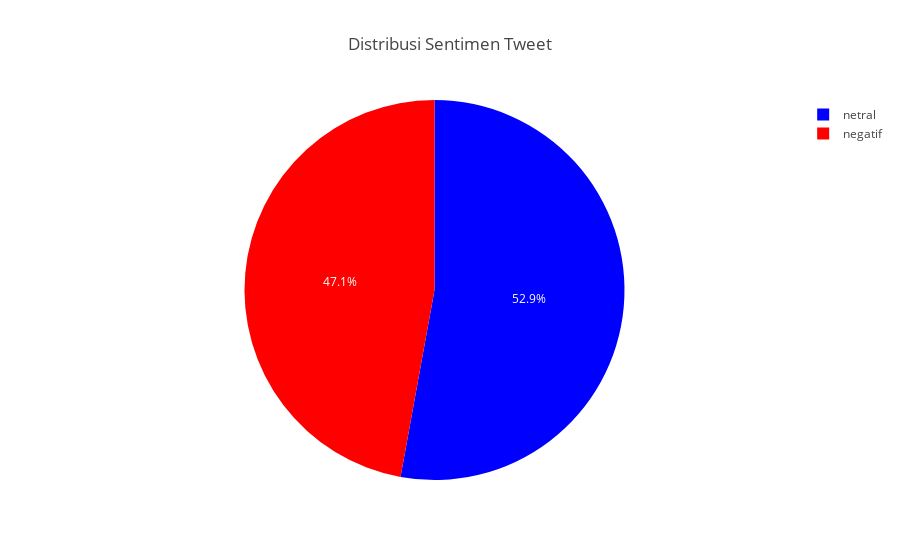
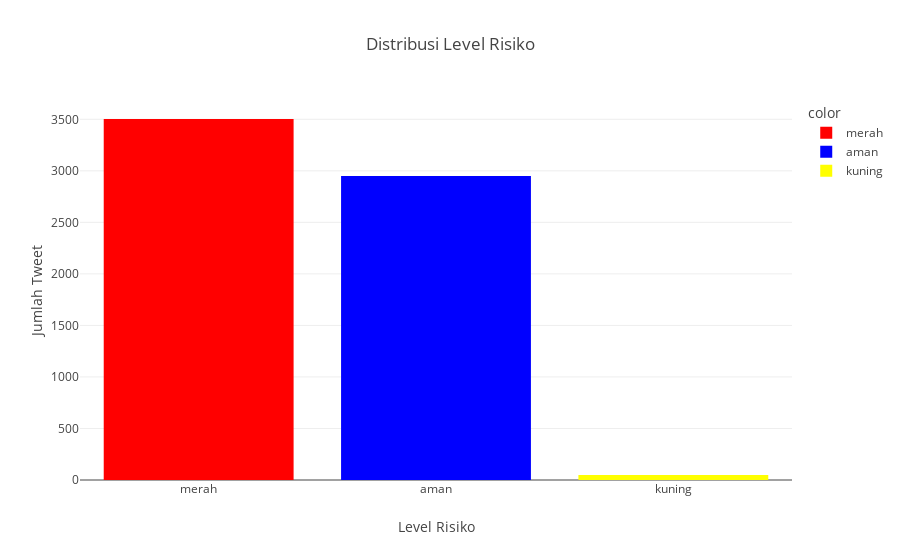
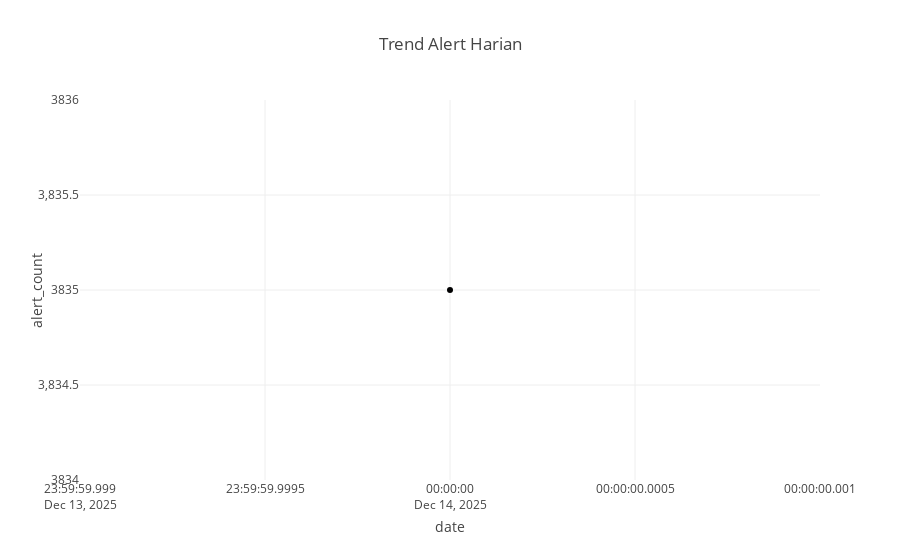

The cell these charts' notebook holds for them, in order:
### Markdown cell above
# ## Fungsi Utama untuk Menjalankan Semua

### Code cell
def run_complete_system():
    """Jalankan seluruh sistem dari awal hingga akhir"""
    print("=" * 60)
    print("SISTEM DETEKSI BULLYING - WEB SCRAPING & NLP")
    print("=" * 60)
    
    # Jalankan pipeline utama
    result = main_pipeline()
    
    if result:
        db, processed_tweets, alerts, cctv_logs, schools_data = result
        
        # Buat visualisasi
        print("\n" + "=" * 60)
        print("MEMBUAT VISUALISASI DAN DASHBOARD")
        print("=" * 60)
        
        tweets_df, cctv_df, alerts_df, schools_df = create_visualizations(db)
        
        # Buat dashboard Streamlit
        print("\n" + "=" * 60)
        print("MEMBUAT DASHBOARD STREAMLIT")
        print("=" * 60)
        
        create_streamlit_dashboard()
        
        # Tampilkan ringkasan
        print("\n" + "=" * 60)
        print("RINGKASAN HASIL")
        print("=" * 60)
        
        if not tweets_df.empty:
            print(f"\n📊 ANALISIS TWEET:")
            print(f"   • Total tweet diproses: {len(tweets_df)}")
            print(f"   • Sentimen negatif: {len(tweets_df[tweets_df['sentiment'] == 'negatif'])}")
            print(f"   • Bullying terdeteksi: {len(tweets_df[tweets_df['bullying_detected'] == True])}")
            print(f"   • Risk Level Merah: {len(tweets_df[tweets_df['risk_level'] == 'merah'])}")
            print(f"   • Risk Level Kuning: {len(tweets_df[tweets_df['risk_level'] == 'kuning'])}")
        
        if not cctv_df.empty:
            print(f"\n📹 DATA CCTV:")
            print(f"   • Total log CCTV: {len(cctv_df)}")
            print(f"   • Anomali terdeteksi: {len(cctv_df[cctv_df['is_anomaly'] == True])}")
            print(f"   • Warning Merah: {len(cctv_df[cctv_df['warning_level'] == 'merah'])}")
        
        if not alerts_df.empty:
            print(f"\n🚨 ALERT SISTEM:")
            print(f"   • Total alert: {len(alerts_df)}")
            print(f"   • Alert aktif (status new): {len(alerts_df[alerts_df['status'] == 'new'])}")
        
        print("\n" + "=" * 60)
        print("NEXT STEPS:")
        print("1. Jalankan dashboard: streamlit run dashboard_bullying.py")
        print("2. Buka browser ke http://localhost:8501")
        print("3. Dashboard akan menampilkan data real-time dari MongoDB")
        print("=" * 60)
        
        return True
    
    return False

# %% [markdown]
# ## 12. Eksekusi Sistem

# %%
if __name__ == "__main__":
    # Jalankan sistem lengkap
    success = run_complete_system()
    
    if success:
        print("\n✅ SISTEM BERHASIL DIEKSEKUSI!")
        print("\n📁 File yang dihasilkan:")
        print("   • Notebook ini (berisi semua kode)")
        print("   • dashboard_bullying.py (dashboard Streamlit)")
        print("   • Data tersimpan di MongoDB")
    else:
        print("\n❌ Terjadi kesalahan dalam eksekusi sistem")

### Figure 1 — Plotly figure (JSON) as saved in the notebook; plotly's stock layout.template omitted (floating-point values rounded to 4 significant figures; data arrays with more than 128 entries replaced by an {"elided": "..."} marker saying what was removed)
{"data": [{"customdata": {"elided": "6500x1 str values"}, "domain": {"x": [0, 1], "y": [0, 1]}, "hovertemplate": "sentiment=%{customdata[0]}<extra></extra>", "labels": {"elided": "6500 str values"}, "legendgroup": "", "marker": {"colors": {"elided": "6500 str values"}}, "name": "", "showlegend": true, "type": "pie"}], "layout": {"legend": {"tracegroupgap": 0}, "title": {"text": "Distribusi Sentimen Tweet"}}}

### Figure 2 — Plotly figure (JSON) as saved in the notebook; plotly's stock layout.template omitted (floating-point values rounded to 4 significant figures)
{"data": [{"hovertemplate": "color=merah<br>Level Risiko=%{x}<br>Jumlah Tweet=%{y}<extra></extra>", "legendgroup": "merah", "marker": {"color": "red", "pattern": {"shape": ""}}, "name": "merah", "orientation": "v", "showlegend": true, "textposition": "auto", "type": "bar", "x": ["merah"], "xaxis": "x", "y": [3503], "yaxis": "y"}, {"hovertemplate": "color=aman<br>Level Risiko=%{x}<br>Jumlah Tweet=%{y}<extra></extra>", "legendgroup": "aman", "marker": {"color": "blue", "pattern": {"shape": ""}}, "name": "aman", "orientation": "v", "showlegend": true, "textposition": "auto", "type": "bar", "x": ["aman"], "xaxis": "x", "y": [2949], "yaxis": "y"}, {"hovertemplate": "color=kuning<br>Level Risiko=%{x}<br>Jumlah Tweet=%{y}<extra></extra>", "legendgroup": "kuning", "marker": {"color": "yellow", "pattern": {"shape": ""}}, "name": "kuning", "orientation": "v", "showlegend": true, "textposition": "auto", "type": "bar", "x": ["kuning"], "xaxis": "x", "y": [48], "yaxis": "y"}], "layout": {"barmode": "relative", "legend": {"title": {"text": "color"}, "tracegroupgap": 0}, "title": {"text": "Distribusi Level Risiko"}, "xaxis": {"anchor": "y", "domain": [0, 1], "title": {"text": "Level Risiko"}}, "yaxis": {"anchor": "x", "domain": [0, 1], "title": {"text": "Jumlah Tweet"}}}}

### Figure 3 — Plotly figure (JSON) as saved in the notebook; plotly's stock layout.template omitted (floating-point values rounded to 4 significant figures)
{"data": [{"hovertemplate": "date=%{x}<br>alert_count=%{y}<extra></extra>", "legendgroup": "", "line": {"color": "#000001", "dash": "solid"}, "marker": {"symbol": "circle"}, "mode": "lines+markers", "name": "", "orientation": "v", "showlegend": false, "type": "scatter", "x": ["2025-12-14"], "xaxis": "x", "y": [3835], "yaxis": "y"}], "layout": {"legend": {"tracegroupgap": 0}, "title": {"text": "Trend Alert Harian"}, "xaxis": {"anchor": "y", "domain": [0, 1], "title": {"text": "date"}}, "yaxis": {"anchor": "x", "domain": [0, 1], "title": {"text": "alert_count"}}}}
